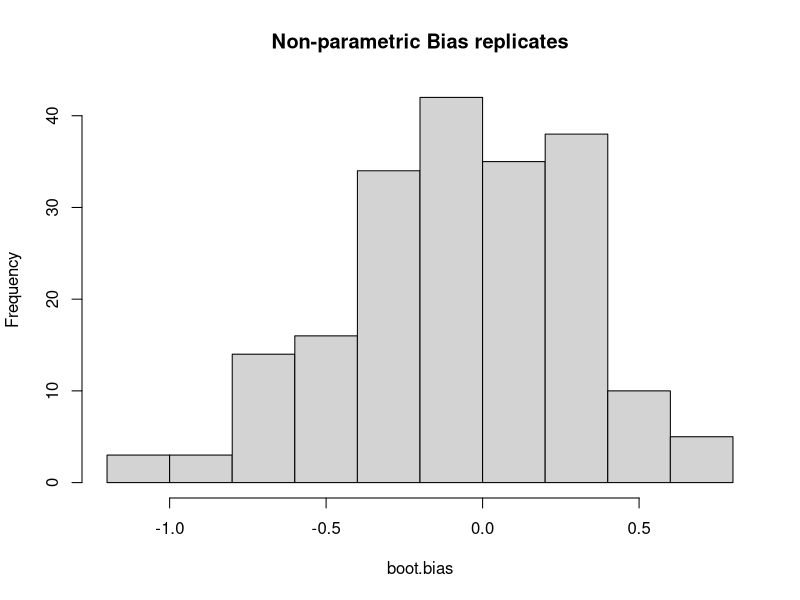
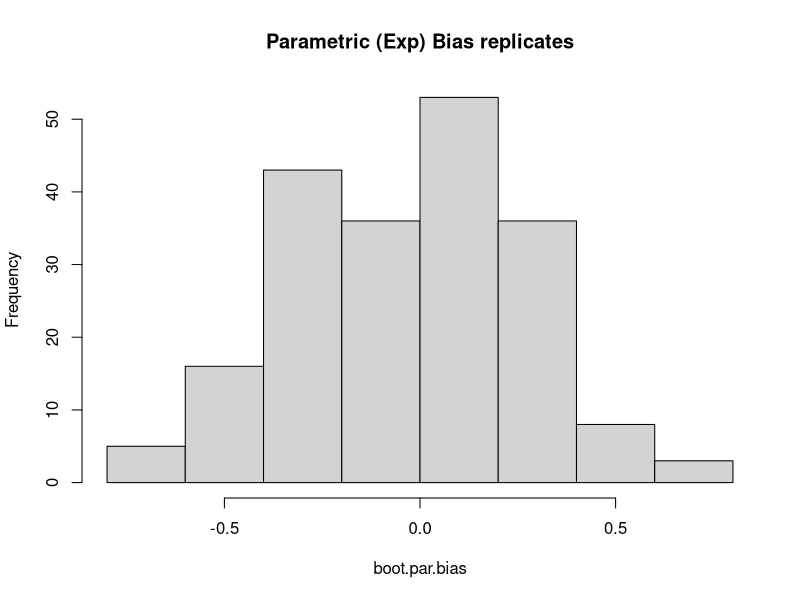
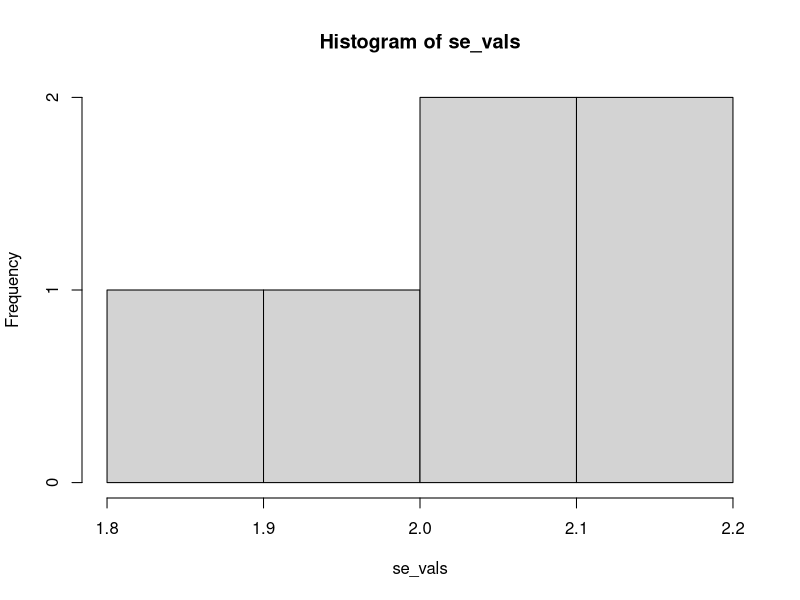
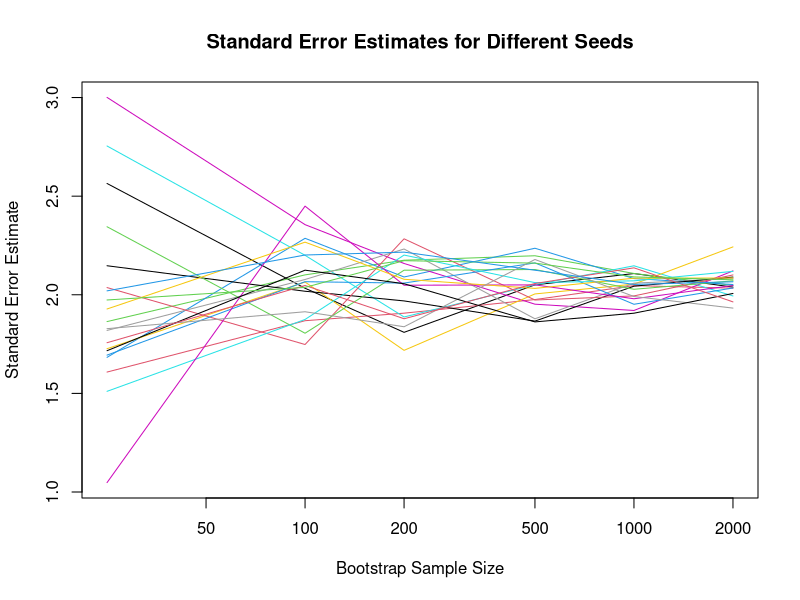

Source code (R) for these figures, in order:
## ---- chunk 1
set.seed(5400)

aircon <- c(3, 5, 7, 18, 43, 85, 91, 98, 100, 130, 230, 487)

# sample estimate of log X bar
rhat <- log(mean(aircon))

n <- length(aircon); B <- 200
boot.bias <- rep(NA, B)

for (b in seq(B)) {
  id <- sample(n,n, replace = TRUE)
  boot.bias[b] <- log(mean(aircon[id]))
  boot.bias[b] <- boot.bias[b]- rhat
}

(bias <- mean(boot.bias))
## ---- chunk 2
set.seed(5400)
B <- 200; n <- length(aircon)
boot.rep <- replicate(B, log(mean(aircon[sample(n, replace=TRUE) ])))
(boot.se <- sd(boot.rep))

## ---- chunk 3
set.seed(5400)

library(boot)

B <- 200

n <- length(aircon)

# sample mean
xbar = mean(aircon)

# sample log mean
rhat <- log(mean(aircon))

boot.par.bias <- rep(NA, 200)

for (b in seq(B)) {
   boot.par.bias[b] <- log(mean(rexp(n=n,rate = 1/xbar)))
   boot.par.bias[b] <- boot.par.bias[b] - rhat

}

(bias_par <- mean(boot.par.bias))

## ---- chunk 4
hist(boot.bias,main="Non-parametric Bias replicates")

hist(boot.par.bias,main="Parametric (Exp) Bias replicates")
## ---- chunk 5
# Standard Normal Conf Int
set.seed(5400)

# sample estimate of log X bar
rhat <- log(mean(aircon))

boot.obj <- boot(data=aircon, 
                 statistic = function(x,i) log(mean(x[i])), 
                 R=B)

(boot.se <- sd(boot.obj$t))

conf_int <- rhat + c(-1, 1) * qnorm(0.975) * boot.se

cat('Normal Conf Int',conf_int)


# Basic Conf Int
boot.quan <- quantile(boot.obj$t, c(0.975, 0.025), type=6)
conf_int <- 2 * rhat - boot.quan

cat('Basic Conf Int',conf_int)


# Percentile Conf Int
cat('Percentile Conf Int',boot.quan)

# BCA Conf Int
bca <- boot.ci(boot.obj, type="bca")
cat('BCA Conf Int',bca$bca[4],bca$bca[5])

## ---- chunk 6
set.seed(5400)

# sample estimate of correlation
rhat <- log(mean(aircon))

n <- length(aircon)

# jackknife estimate of bias
jack.r <- rep(NA, n)
for (i in seq(n)) {
 jack.r[i] <- log(mean(aircon[-i]))
 }
(jack.bias <- (n-1) * (mean(jack.r) - rhat))

 # jackknife estimation of se
(jack.se <- sqrt((n - 1) / n * sum((jack.r - mean(jack.r))^2)))
## ---- chunk 7
set.seed(5400)

(bin_obs <- rbinom(10,1, 0.01))
## ---- chunk 8
# Bootstrap estimate of the mean
muhat <- (mean(bin_obs))
n <- length(bin_obs); B <- 200

boot.bias <- rep(NA, B)

for (b in seq(B)) {
  id <- sample(n,n, replace = TRUE)
  boot.rep[b] <- (mean(bin_obs[id]))
}

(bias <- mean(boot.rep))

## ---- chunk 9
set.seed(5400)

obs <- c(1, 3, 4.5, 6, 6, 6.9, 13, 19.2)

thetahat <- mean(obs, trim = .25)

B <- c(25,100,200,500,1000,2000); n <- length(obs); se_vals <- vector()

for(b in B) {
  boot.rep <- replicate(b, (mean(obs[sample(n, replace=TRUE)], trim = 0.25)))
  boot.se <- sd(boot.rep)
  cat("St. Error Estimate for ", b, " replicates is: ", boot.se,"\n")
  se_vals <- c(se_vals, boot.se)
}

hist(se_vals)
## ---- chunk 10
    set.seed(5400)
    # Get 20 random seeds
    seeds <- round(runif(20, 1000, 9999))

B <- c(25, 100, 200, 500, 1000, 2000)


    cat('Set of seeds: ', seeds)

    se_values <- matrix(nrow = length(B), ncol = length(seeds))

    # plot(1:10, xlim=c(0, 10), ylim=c(0,10))

    for (i in seq_along(seeds)) {
  set.seed(seeds[i])
  obs <- c(1, 3, 4.5, 6, 6, 6.9, 13, 19.2)
  thetahat <- mean(obs, trim = 0.25)
      

      
      for (j in seq_along(B)) {
    boot.rep <- replicate(B[j], mean(obs[sample(n, replace = TRUE)], trim = 0.25))
    boot.se <- sd(boot.rep)
    se_values[j, i] <- boot.se
  }
      
    }
   plot(B, se_values[,1], type = "l", ylim = range(se_values), log = "x",
     xlab = "Bootstrap Sample Size", ylab = "Standard Error Estimate",
     main = "Standard Error Estimates for Different Seeds")
for (i in 2:length(seeds)) {
  lines(B, se_values[,i], col = i)
}

## ---- chunk 11
set.seed(5400)
x <- rexp(20, rate=1/2)
y <- rexp(10, rate=2)
B <- 2000
z <- c(x, y)
tstat <- abs(mean(x) - mean(y))
boot.r <- rep(NA, B)
for (i in seq(B)) {
  boot.samp <- z[sample(length(z), replace=TRUE)]
  m.boot.x <- mean(boot.samp[seq_along(x)])
  m.boot.y <- mean(boot.samp[-seq_along(x)])
  boot.r[i] <- abs(m.boot.x - m.boot.y)
}
mean(boot.r > tstat)
## ---- chunk 12
set.seed(5400)
x <- rexp(20, rate=1/2)
y <- rexp(10, rate=2)
B <- 2000
z <- c(x, y)
n <- length(x)
m <- length(y)


sum_of_squared_deviations <- function(x) {
  # Calculate the mean of the vector
  mean_x <- mean(x)
  # Calculate the sum of squared deviations from the mean
  sum((x - mean_x)^2)
}

tstat <- abs(mean(x) - mean(y))/ 
  (sqrt((1/(n+m-2))*(sum_of_squared_deviations(x)+ sum_of_squared_deviations(y)))*(sqrt(1/n + 1/m)))

boot.r <- rep(NA, B)
for (i in seq(B)) {
boot.samp <- z[sample(length(z), replace=TRUE)]

m.boot.rep.x <- boot.samp[seq_along(x)]
m.boot.rep.y <- boot.samp[-seq_along(x)]

m.boot.x <- mean(boot.samp[seq_along(x)])
m.boot.y <- mean(boot.samp[-seq_along(x)])
boot.r[i] <- abs(m.boot.x - m.boot.y)

n <- length(boot.samp[seq_along(x)])
m <- length(boot.samp[-seq_along(x)])

boot.r[i] <- abs(m.boot.x - m.boot.y)/ 
  (sqrt((1/(n+m-2))*(sum_of_squared_deviations(m.boot.rep.x)+ sum_of_squared_deviations(m.boot.rep.y)))*(sqrt(1/n + 1/m)))
}
mean(boot.r > tstat)

